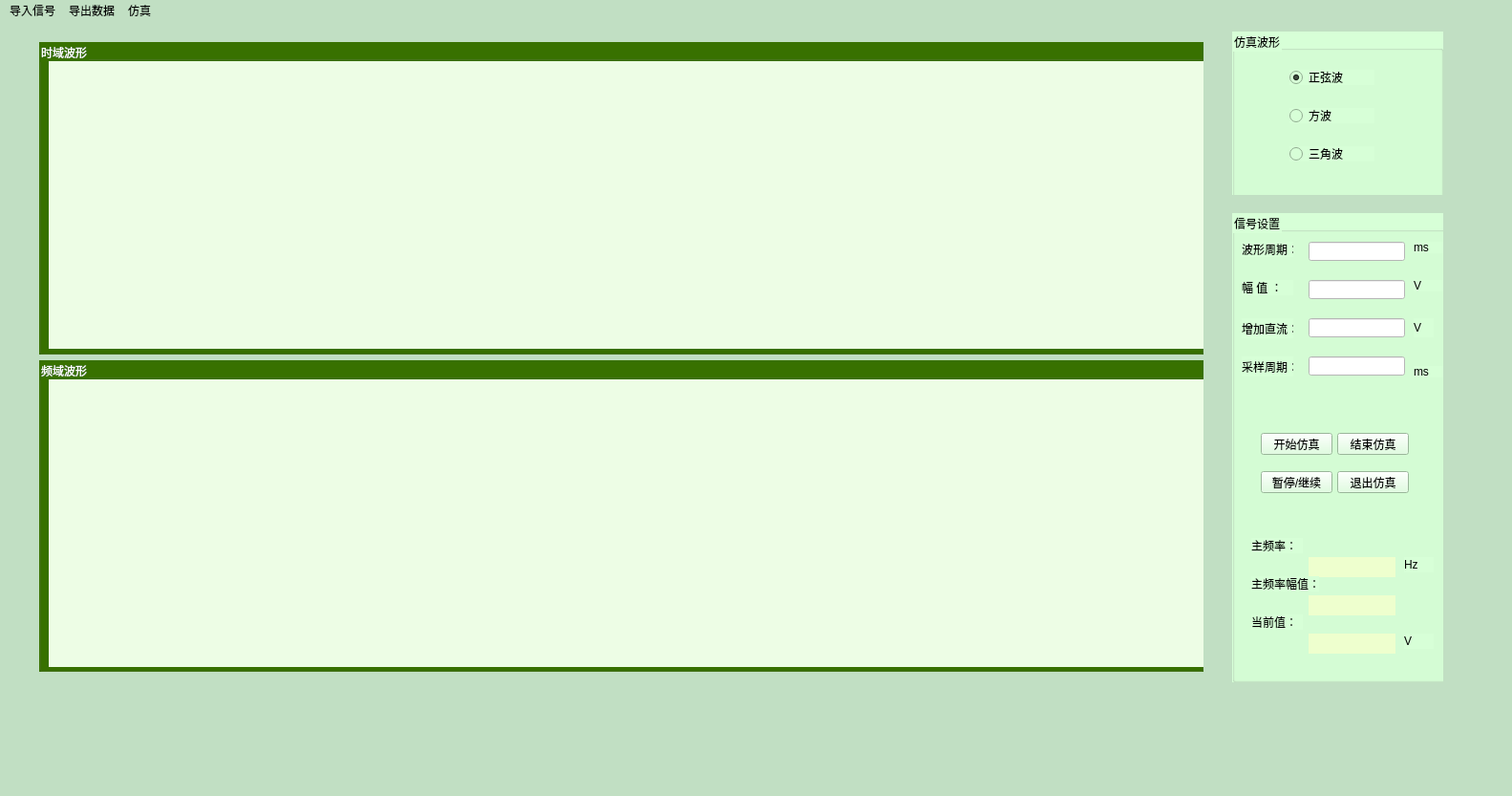
<?xml version="1.0" encoding="UTF-8"?>
<ui version="4.0">
 <class>MainWindow</class>
 <widget class="QMainWindow" name="MainWindow">
  <property name="geometry">
   <rect>
    <x>0</x>
    <y>0</y>
    <width>1583</width>
    <height>833</height>
   </rect>
  </property>
  <property name="sizePolicy">
   <sizepolicy hsizetype="Fixed" vsizetype="Fixed">
    <horstretch>0</horstretch>
    <verstretch>0</verstretch>
   </sizepolicy>
  </property>
  <property name="windowTitle">
   <string>MainWindow</string>
  </property>
  <property name="styleSheet">
   <string notr="true">background-color: rgb(193, 223, 195);
font: 9pt &quot;宋体&quot;;</string>
  </property>
  <widget class="QWidget" name="centralWidget">
   <widget class="QGroupBox" name="groupBox_real_1">
    <property name="geometry">
     <rect>
      <x>1290</x>
      <y>10</y>
      <width>221</width>
      <height>171</height>
     </rect>
    </property>
    <property name="styleSheet">
     <string notr="true">background-color: rgb(237, 253, 229);
font: 9pt &quot;Arial&quot;;</string>
    </property>
    <property name="title">
     <string>采样</string>
    </property>
    <widget class="QLabel" name="label">
     <property name="geometry">
      <rect>
       <x>20</x>
       <y>20</y>
       <width>61</width>
       <height>21</height>
      </rect>
     </property>
     <property name="styleSheet">
      <string notr="true">background-color: rgb(246, 255, 255);</string>
     </property>
     <property name="text">
      <string>采样时间：</string>
     </property>
    </widget>
    <widget class="QLineEdit" name="lineEdit_sample_time">
     <property name="geometry">
      <rect>
       <x>50</x>
       <y>50</y>
       <width>111</width>
       <height>20</height>
      </rect>
     </property>
    </widget>
    <widget class="QLabel" name="label_2">
     <property name="geometry">
      <rect>
       <x>180</x>
       <y>50</y>
       <width>21</width>
       <height>20</height>
      </rect>
     </property>
     <property name="text">
      <string>ms</string>
     </property>
    </widget>
    <widget class="QPushButton" name="btn_sample_start">
     <property name="geometry">
      <rect>
       <x>34</x>
       <y>90</y>
       <width>71</width>
       <height>23</height>
      </rect>
     </property>
     <property name="text">
      <string>开始采样</string>
     </property>
    </widget>
    <widget class="QPushButton" name="btn_sample_stop">
     <property name="geometry">
      <rect>
       <x>110</x>
       <y>90</y>
       <width>75</width>
       <height>23</height>
      </rect>
     </property>
     <property name="text">
      <string>结束采样</string>
     </property>
    </widget>
    <widget class="QPushButton" name="btn_sample_pause">
     <property name="geometry">
      <rect>
       <x>34</x>
       <y>120</y>
       <width>71</width>
       <height>23</height>
      </rect>
     </property>
     <property name="text">
      <string>暂停采样</string>
     </property>
    </widget>
    <widget class="QPushButton" name="btn_sample_goon">
     <property name="geometry">
      <rect>
       <x>110</x>
       <y>120</y>
       <width>75</width>
       <height>23</height>
      </rect>
     </property>
     <property name="text">
      <string>继续采样</string>
     </property>
    </widget>
    <widget class="QGroupBox" name="groupBox_simulate_1">
     <property name="geometry">
      <rect>
       <x>0</x>
       <y>0</y>
       <width>221</width>
       <height>201</height>
      </rect>
     </property>
     <property name="styleSheet">
      <string notr="true">background-color: rgb(215, 255, 215);</string>
     </property>
     <property name="title">
      <string>仿真波形</string>
     </property>
     <widget class="QRadioButton" name="radio_wave_sin_6">
      <property name="geometry">
       <rect>
        <x>60</x>
        <y>40</y>
        <width>89</width>
        <height>16</height>
       </rect>
      </property>
      <property name="text">
       <string>正弦波</string>
      </property>
      <property name="checked">
       <bool>true</bool>
      </property>
     </widget>
     <widget class="QRadioButton" name="radio_wave_square_6">
      <property name="geometry">
       <rect>
        <x>60</x>
        <y>80</y>
        <width>89</width>
        <height>16</height>
       </rect>
      </property>
      <property name="text">
       <string>方波</string>
      </property>
     </widget>
     <widget class="QRadioButton" name="radio_wave_triangle_6">
      <property name="geometry">
       <rect>
        <x>60</x>
        <y>120</y>
        <width>89</width>
        <height>16</height>
       </rect>
      </property>
      <property name="text">
       <string>三角波</string>
      </property>
     </widget>
    </widget>
    <zorder>label_2</zorder>
    <zorder>btn_sample_start</zorder>
    <zorder>btn_sample_stop</zorder>
    <zorder>btn_sample_pause</zorder>
    <zorder>label</zorder>
    <zorder>lineEdit_sample_time</zorder>
    <zorder>btn_sample_goon</zorder>
    <zorder>groupBox_simulate_1</zorder>
   </widget>
   <widget class="QGroupBox" name="groupBox_real_2">
    <property name="geometry">
     <rect>
      <x>1290</x>
      <y>200</y>
      <width>221</width>
      <height>491</height>
     </rect>
    </property>
    <property name="styleSheet">
     <string notr="true">background-color: rgb(237, 253, 229);
font: 9pt &quot;Arial&quot;;</string>
    </property>
    <property name="title">
     <string>信号特征</string>
    </property>
    <widget class="QLabel" name="label_3">
     <property name="geometry">
      <rect>
       <x>20</x>
       <y>30</y>
       <width>61</width>
       <height>21</height>
      </rect>
     </property>
     <property name="text">
      <string>最大幅值：</string>
     </property>
    </widget>
    <widget class="QLabel" name="label_4">
     <property name="geometry">
      <rect>
       <x>180</x>
       <y>60</y>
       <width>21</width>
       <height>16</height>
      </rect>
     </property>
     <property name="text">
      <string>V</string>
     </property>
    </widget>
    <widget class="QLabel" name="label_5">
     <property name="geometry">
      <rect>
       <x>20</x>
       <y>100</y>
       <width>61</width>
       <height>21</height>
      </rect>
     </property>
     <property name="text">
      <string>最小幅值：</string>
     </property>
    </widget>
    <widget class="QLabel" name="label_6">
     <property name="geometry">
      <rect>
       <x>180</x>
       <y>130</y>
       <width>21</width>
       <height>16</height>
      </rect>
     </property>
     <property name="text">
      <string>V</string>
     </property>
    </widget>
    <widget class="QLabel" name="label_7">
     <property name="geometry">
      <rect>
       <x>20</x>
       <y>170</y>
       <width>61</width>
       <height>21</height>
      </rect>
     </property>
     <property name="text">
      <string>主频率：</string>
     </property>
    </widget>
    <widget class="QLabel" name="label_8">
     <property name="geometry">
      <rect>
       <x>180</x>
       <y>200</y>
       <width>21</width>
       <height>16</height>
      </rect>
     </property>
     <property name="text">
      <string>Hz</string>
     </property>
    </widget>
    <widget class="QLabel" name="label_9">
     <property name="geometry">
      <rect>
       <x>20</x>
       <y>290</y>
       <width>61</width>
       <height>21</height>
      </rect>
     </property>
     <property name="text">
      <string>平均值：</string>
     </property>
    </widget>
    <widget class="QLabel" name="label_10">
     <property name="geometry">
      <rect>
       <x>180</x>
       <y>320</y>
       <width>21</width>
       <height>16</height>
      </rect>
     </property>
     <property name="text">
      <string>V</string>
     </property>
    </widget>
    <widget class="QLabel" name="label_voltages_max">
     <property name="geometry">
      <rect>
       <x>50</x>
       <y>60</y>
       <width>111</width>
       <height>21</height>
      </rect>
     </property>
     <property name="styleSheet">
      <string notr="true">border-color: rgb(0, 0, 0);
background-color: rgb(247, 255, 224);</string>
     </property>
     <property name="text">
      <string/>
     </property>
    </widget>
    <widget class="QLabel" name="label_voltages_mean">
     <property name="geometry">
      <rect>
       <x>50</x>
       <y>320</y>
       <width>111</width>
       <height>21</height>
      </rect>
     </property>
     <property name="styleSheet">
      <string notr="true">border-color: rgb(0, 0, 0);
background-color: rgb(247, 255, 224);</string>
     </property>
     <property name="text">
      <string/>
     </property>
    </widget>
    <widget class="QLabel" name="label_voltages_Hz">
     <property name="geometry">
      <rect>
       <x>50</x>
       <y>200</y>
       <width>111</width>
       <height>21</height>
      </rect>
     </property>
     <property name="styleSheet">
      <string notr="true">border-color: rgb(0, 0, 0);
background-color: rgb(247, 255, 224);</string>
     </property>
     <property name="text">
      <string/>
     </property>
    </widget>
    <widget class="QLabel" name="label_voltages_min">
     <property name="geometry">
      <rect>
       <x>50</x>
       <y>130</y>
       <width>111</width>
       <height>21</height>
      </rect>
     </property>
     <property name="styleSheet">
      <string notr="true">border-color: rgb(0, 0, 0);
background-color: rgb(247, 255, 224);</string>
     </property>
     <property name="text">
      <string/>
     </property>
    </widget>
    <widget class="QLabel" name="label_voltages_current">
     <property name="geometry">
      <rect>
       <x>50</x>
       <y>380</y>
       <width>111</width>
       <height>21</height>
      </rect>
     </property>
     <property name="styleSheet">
      <string notr="true">border-color: rgb(0, 0, 0);
background-color: rgb(247, 255, 224);</string>
     </property>
     <property name="text">
      <string/>
     </property>
    </widget>
    <widget class="QLabel" name="label_11">
     <property name="geometry">
      <rect>
       <x>180</x>
       <y>380</y>
       <width>21</width>
       <height>16</height>
      </rect>
     </property>
     <property name="text">
      <string>V</string>
     </property>
    </widget>
    <widget class="QLabel" name="label_12">
     <property name="geometry">
      <rect>
       <x>20</x>
       <y>350</y>
       <width>61</width>
       <height>21</height>
      </rect>
     </property>
     <property name="text">
      <string>当前值：</string>
     </property>
    </widget>
    <widget class="QLabel" name="label_voltages_am">
     <property name="geometry">
      <rect>
       <x>50</x>
       <y>260</y>
       <width>111</width>
       <height>21</height>
      </rect>
     </property>
     <property name="styleSheet">
      <string notr="true">border-color: rgb(0, 0, 0);
background-color: rgb(247, 255, 224);</string>
     </property>
     <property name="text">
      <string/>
     </property>
    </widget>
    <widget class="QLabel" name="label_14">
     <property name="geometry">
      <rect>
       <x>20</x>
       <y>230</y>
       <width>71</width>
       <height>21</height>
      </rect>
     </property>
     <property name="text">
      <string>主频率幅值：</string>
     </property>
    </widget>
    <widget class="QGroupBox" name="groupBox_simulate_2">
     <property name="geometry">
      <rect>
       <x>0</x>
       <y>0</y>
       <width>231</width>
       <height>491</height>
      </rect>
     </property>
     <property name="styleSheet">
      <string notr="true">background-color: rgb(215, 255, 215);</string>
     </property>
     <property name="title">
      <string>信号设置</string>
     </property>
     <widget class="QLabel" name="label_53">
      <property name="geometry">
       <rect>
        <x>10</x>
        <y>30</y>
        <width>54</width>
        <height>16</height>
       </rect>
      </property>
      <property name="text">
       <string>波形周期：</string>
      </property>
     </widget>
     <widget class="QLineEdit" name="lineEdit_set_period">
      <property name="geometry">
       <rect>
        <x>80</x>
        <y>30</y>
        <width>101</width>
        <height>20</height>
       </rect>
      </property>
      <property name="styleSheet">
       <string notr="true">background-color: rgb(255, 255, 255);</string>
      </property>
     </widget>
     <widget class="QLabel" name="label_54">
      <property name="geometry">
       <rect>
        <x>10</x>
        <y>70</y>
        <width>54</width>
        <height>16</height>
       </rect>
      </property>
      <property name="text">
       <string>幅 值 ：</string>
      </property>
     </widget>
     <widget class="QLineEdit" name="lineEdit_set_voltages_am">
      <property name="geometry">
       <rect>
        <x>80</x>
        <y>70</y>
        <width>101</width>
        <height>20</height>
       </rect>
      </property>
      <property name="styleSheet">
       <string notr="true">background-color: rgb(255, 255, 255);</string>
      </property>
     </widget>
     <widget class="QLabel" name="label_55">
      <property name="geometry">
       <rect>
        <x>10</x>
        <y>110</y>
        <width>54</width>
        <height>21</height>
       </rect>
      </property>
      <property name="text">
       <string>增加直流：</string>
      </property>
     </widget>
     <widget class="QLineEdit" name="lineEdit_set_addv">
      <property name="geometry">
       <rect>
        <x>80</x>
        <y>110</y>
        <width>101</width>
        <height>20</height>
       </rect>
      </property>
      <property name="styleSheet">
       <string notr="true">background-color: rgb(255, 255, 255);</string>
      </property>
     </widget>
     <widget class="QLabel" name="label_56">
      <property name="geometry">
       <rect>
        <x>240</x>
        <y>30</y>
        <width>54</width>
        <height>12</height>
       </rect>
      </property>
      <property name="text">
       <string>ms</string>
      </property>
     </widget>
     <widget class="QLabel" name="label_57">
      <property name="geometry">
       <rect>
        <x>240</x>
        <y>80</y>
        <width>54</width>
        <height>12</height>
       </rect>
      </property>
      <property name="text">
       <string>V</string>
      </property>
     </widget>
     <widget class="QLabel" name="label_58">
      <property name="geometry">
       <rect>
        <x>240</x>
        <y>120</y>
        <width>51</width>
        <height>20</height>
       </rect>
      </property>
      <property name="text">
       <string>V</string>
      </property>
     </widget>
     <widget class="QLabel" name="label_59">
      <property name="geometry">
       <rect>
        <x>10</x>
        <y>150</y>
        <width>54</width>
        <height>21</height>
       </rect>
      </property>
      <property name="text">
       <string>采样周期：</string>
      </property>
     </widget>
     <widget class="QLineEdit" name="lineEdit_set_sampletime">
      <property name="geometry">
       <rect>
        <x>80</x>
        <y>150</y>
        <width>101</width>
        <height>20</height>
       </rect>
      </property>
      <property name="styleSheet">
       <string notr="true">background-color: rgb(255, 255, 255);</string>
      </property>
     </widget>
     <widget class="QLabel" name="label_60">
      <property name="geometry">
       <rect>
        <x>240</x>
        <y>170</y>
        <width>54</width>
        <height>12</height>
       </rect>
      </property>
      <property name="text">
       <string>ms</string>
      </property>
     </widget>
     <widget class="QPushButton" name="btn_simulate_start">
      <property name="geometry">
       <rect>
        <x>30</x>
        <y>230</y>
        <width>75</width>
        <height>23</height>
       </rect>
      </property>
      <property name="text">
       <string>开始仿真</string>
      </property>
     </widget>
     <widget class="QPushButton" name="btn_simulate_over">
      <property name="geometry">
       <rect>
        <x>110</x>
        <y>230</y>
        <width>75</width>
        <height>23</height>
       </rect>
      </property>
      <property name="text">
       <string>结束仿真</string>
      </property>
     </widget>
     <widget class="QPushButton" name="btn_simulate_pause">
      <property name="geometry">
       <rect>
        <x>30</x>
        <y>270</y>
        <width>75</width>
        <height>23</height>
       </rect>
      </property>
      <property name="text">
       <string>暂停/继续</string>
      </property>
     </widget>
     <widget class="QPushButton" name="btn_simulate_exit">
      <property name="geometry">
       <rect>
        <x>110</x>
        <y>270</y>
        <width>75</width>
        <height>23</height>
       </rect>
      </property>
      <property name="text">
       <string>退出仿真</string>
      </property>
     </widget>
     <widget class="QLabel" name="label_61">
      <property name="geometry">
       <rect>
        <x>190</x>
        <y>30</y>
        <width>54</width>
        <height>12</height>
       </rect>
      </property>
      <property name="text">
       <string>ms</string>
      </property>
     </widget>
     <widget class="QLabel" name="label_62">
      <property name="geometry">
       <rect>
        <x>190</x>
        <y>70</y>
        <width>54</width>
        <height>12</height>
       </rect>
      </property>
      <property name="text">
       <string>V</string>
      </property>
     </widget>
     <widget class="QLabel" name="label_63">
      <property name="geometry">
       <rect>
        <x>190</x>
        <y>110</y>
        <width>21</width>
        <height>20</height>
       </rect>
      </property>
      <property name="text">
       <string>V</string>
      </property>
     </widget>
     <widget class="QLabel" name="label_64">
      <property name="geometry">
       <rect>
        <x>190</x>
        <y>160</y>
        <width>54</width>
        <height>12</height>
       </rect>
      </property>
      <property name="text">
       <string>ms</string>
      </property>
     </widget>
     <widget class="QLabel" name="label_13">
      <property name="geometry">
       <rect>
        <x>20</x>
        <y>340</y>
        <width>54</width>
        <height>16</height>
       </rect>
      </property>
      <property name="text">
       <string>主频率：</string>
      </property>
     </widget>
     <widget class="QLabel" name="label_s_freq">
      <property name="geometry">
       <rect>
        <x>80</x>
        <y>360</y>
        <width>91</width>
        <height>21</height>
       </rect>
      </property>
      <property name="styleSheet">
       <string notr="true">border-color: rgb(0, 0, 0);
background-color: rgb(238, 255, 206);</string>
      </property>
      <property name="text">
       <string/>
      </property>
     </widget>
     <widget class="QLabel" name="label_15">
      <property name="geometry">
       <rect>
        <x>180</x>
        <y>360</y>
        <width>31</width>
        <height>16</height>
       </rect>
      </property>
      <property name="text">
       <string>Hz</string>
      </property>
     </widget>
     <widget class="QLabel" name="label_16">
      <property name="geometry">
       <rect>
        <x>180</x>
        <y>440</y>
        <width>31</width>
        <height>16</height>
       </rect>
      </property>
      <property name="text">
       <string>V</string>
      </property>
     </widget>
     <widget class="QLabel" name="label_s_current">
      <property name="geometry">
       <rect>
        <x>80</x>
        <y>440</y>
        <width>91</width>
        <height>21</height>
       </rect>
      </property>
      <property name="styleSheet">
       <string notr="true">border-color: rgb(0, 0, 0);
background-color: rgb(238, 255, 206);</string>
      </property>
      <property name="text">
       <string/>
      </property>
     </widget>
     <widget class="QLabel" name="label_18">
      <property name="geometry">
       <rect>
        <x>20</x>
        <y>420</y>
        <width>54</width>
        <height>16</height>
       </rect>
      </property>
      <property name="text">
       <string>当前值：</string>
      </property>
     </widget>
     <widget class="QLabel" name="label_s_am">
      <property name="geometry">
       <rect>
        <x>80</x>
        <y>400</y>
        <width>91</width>
        <height>21</height>
       </rect>
      </property>
      <property name="styleSheet">
       <string notr="true">border-color: rgb(0, 0, 0);
background-color: rgb(238, 255, 206);</string>
      </property>
      <property name="text">
       <string/>
      </property>
     </widget>
     <widget class="QLabel" name="label_19">
      <property name="geometry">
       <rect>
        <x>20</x>
        <y>380</y>
        <width>71</width>
        <height>16</height>
       </rect>
      </property>
      <property name="text">
       <string>主频率幅值：</string>
      </property>
     </widget>
    </widget>
   </widget>
   <widget class="QWidget" name="layoutWidget">
    <property name="geometry">
     <rect>
      <x>30</x>
      <y>10</y>
      <width>1241</width>
      <height>681</height>
     </rect>
    </property>
    <layout class="QVBoxLayout" name="verticalLayout">
     <item>
      <widget class="QGroupBox" name="groupBox_4">
       <property name="styleSheet">
        <string notr="true">background-color: rgb(56, 113, 0);
font: 14pt &quot;Adobe Devanagari&quot;;
color: rgb(255, 255, 255);
</string>
       </property>
       <property name="title">
        <string>时域波形</string>
       </property>
       <widget class="QWidget" name="widget_time" native="true">
        <property name="geometry">
         <rect>
          <x>10</x>
          <y>20</y>
          <width>1221</width>
          <height>301</height>
         </rect>
        </property>
        <property name="styleSheet">
         <string notr="true">background-color: rgb(237, 253, 229);</string>
        </property>
       </widget>
      </widget>
     </item>
     <item>
      <widget class="QGroupBox" name="groupBox_3">
       <property name="styleSheet">
        <string notr="true">background-color: rgb(56, 113, 0);
color: rgb(255, 255, 255);
font: 14pt &quot;Adobe Devanagari&quot;;</string>
       </property>
       <property name="title">
        <string>频域波形</string>
       </property>
       <widget class="QWidget" name="widget_freq" native="true">
        <property name="geometry">
         <rect>
          <x>10</x>
          <y>20</y>
          <width>1221</width>
          <height>301</height>
         </rect>
        </property>
        <property name="styleSheet">
         <string notr="true">background-color: rgb(237, 253, 229);</string>
        </property>
       </widget>
      </widget>
     </item>
    </layout>
   </widget>
  </widget>
  <widget class="QStatusBar" name="statusBar"/>
  <widget class="QMenuBar" name="menuBar">
   <property name="geometry">
    <rect>
     <x>0</x>
     <y>0</y>
     <width>1583</width>
     <height>18</height>
    </rect>
   </property>
   <widget class="QMenu" name="menu">
    <property name="title">
     <string>导入信号</string>
    </property>
    <addaction name="action_input_txt"/>
   </widget>
   <widget class="QMenu" name="menu_2">
    <property name="title">
     <string>导出数据</string>
    </property>
    <addaction name="action_time_pic"/>
    <addaction name="action_freq_pic"/>
    <addaction name="action_output_keyvalue"/>
    <addaction name="action_output_voltages"/>
    <addaction name="action_output_freq"/>
   </widget>
   <widget class="QMenu" name="menu_3">
    <property name="title">
     <string>仿真</string>
    </property>
    <addaction name="action_simulate"/>
   </widget>
   <addaction name="menu"/>
   <addaction name="menu_2"/>
   <addaction name="menu_3"/>
  </widget>
  <action name="action_input_txt">
   <property name="text">
    <string>导入txt文件</string>
   </property>
  </action>
  <action name="action_time_pic">
   <property name="text">
    <string>导出时域波形图</string>
   </property>
  </action>
  <action name="action_freq_pic">
   <property name="text">
    <string>导出频域波形图</string>
   </property>
  </action>
  <action name="action_output_keyvalue">
   <property name="text">
    <string>导出信号特征数据</string>
   </property>
  </action>
  <action name="action_wave_sin">
   <property name="text">
    <string>正弦信号</string>
   </property>
  </action>
  <action name="action_wave_square">
   <property name="text">
    <string>方波信号</string>
   </property>
  </action>
  <action name="action_wave_triangle">
   <property name="text">
    <string>三角波信号</string>
   </property>
  </action>
  <action name="action_output_voltages">
   <property name="text">
    <string>导出当前数据</string>
   </property>
  </action>
  <action name="action_output_freq">
   <property name="text">
    <string>导出频率</string>
   </property>
  </action>
  <action name="action_simulate">
   <property name="text">
    <string>启动仿真</string>
   </property>
  </action>
 </widget>
 <layoutdefault spacing="6" margin="11"/>
 <resources/>
 <connections/>
 <slots>
  <slot>menu_input_txt_clicked()</slot>
 </slots>
</ui>
